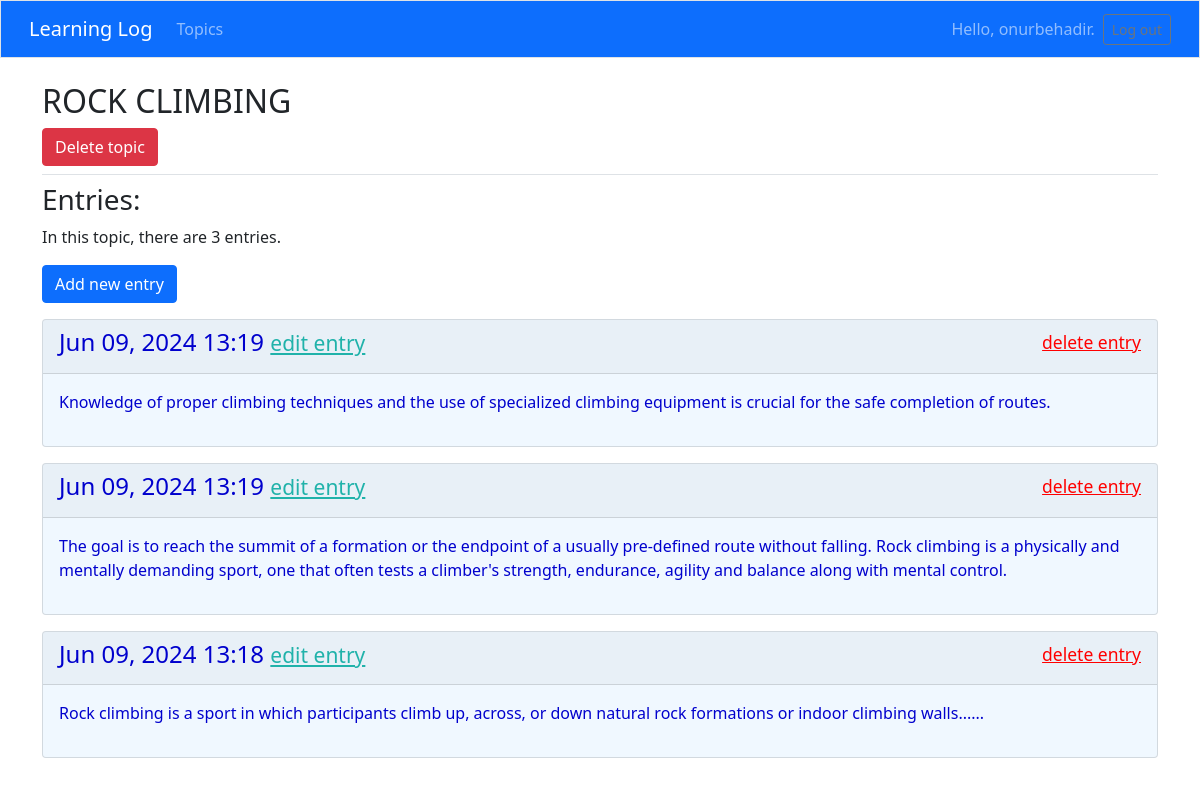
Page /topics/4/ (signed in) on the committed database.
### learning_logs/models.py (models this page shows, shortened)
class Topic(models.Model):
    text = models.CharField(max_length=200)
    date_added = models.DateTimeField(auto_now_add=True)
    owner = models.ForeignKey(User, on_delete=models.CASCADE)
    def __str__(self):
        return self.text

class Entry(models.Model):
    topic = models.ForeignKey(Topic, on_delete=models.CASCADE)
    text = models.TextField()
    date_added = models.DateTimeField(auto_now_add=True)
    class Meta:
        verbose_name_plural = 'entries'

### learning_logs/views.py (the view)
# urls.py: path('topics/<int:topic_id>/', views.topic, name='topic'),    # Konuların ayrı sayfaları (entrys)
@login_required
def topic(request, topic_id):
    topic = Topic.objects.get(id=topic_id)
    if topic.owner != request.user:
        raise Http404
    entries = topic.entry_set.order_by('-date_added')
    context = {'topic': topic, 'entries': entries}
    return render(request, 'learning_logs/topic.html', context)

### templates/learning_logs/topic.html
{% extends 'learning_logs/base.html' %}
{% block page_header %}
    <div>
    <h2>{{ topic | upper }}</h2>
   <a href="{% url 'learning_logs:delete_topic' topic.id %}"
      class="btn btn-danger">
       Delete topic
   </a>
    </div>
{% endblock page_header %}
{% block content %}
    <h3>Entries:</h3>
    {% if entries|length > 1 %}
        <p>In this topic, there are {{ entries|length }} entries.</p>
    {% endif %}
    <p>
        <a href="{% url 'learning_logs:new_entry' topic.id %}" class="btn btn-primary">
            Add new entry</a>
    </p>
    <div>
        {% for entry in entries %}
            <div class="card mb-3" style="color: mediumblue; background-color: aliceblue">
                <div class="card-header d-flex justify-content-between align-items-center">
                    <h4>{{ entry.date_added | date:'M d, Y H:i' }}
                        <small><a href="{% url 'learning_logs:edit_entry' entry.id %}" style="color: lightseagreen">edit entry</a></small>
                    </h4>
                    <h5><small><a href="{% url 'learning_logs:delete_entry' entry.id %}" style="color: red">delete entry</a></small></h5>
                </div>
                <div class="card-body">
                    {{ entry.text | linebreaks }}
                </div>
            </div>
        {% empty %}
            <li>There are no entries for this topic yet.</li>
        {% endfor %}
    </div>
{% endblock content %}

### templates/learning_logs/base.html (shortened to what this page needs)
<!doctype html>
<html lang="en">
<head>
  {% load static %}
  {% load bootstrap4 %}
  {% bootstrap_css %}
  <link href="https://cdn.jsdelivr.net/npm/bootstrap@5.1.3/dist/css/bootstrap.min.css" rel="stylesheet">
  <link href="https://cdnjs.cloudflare.com/ajax/libs/font-awesome/6.0.0-beta3/css/all.min.css" rel="stylesheet">
</head>
<body>
  <nav class="navbar navbar-expand-md navbar-dark bg-primary mb-4 border">
    <div class="container-fluid">
      <a class="navbar-brand" href="{% url 'learning_logs:index' %}">
          Learning Log</a>
      <div class="collapse navbar-collapse" id="navbarCollapse">
        <ul class="navbar-nav me-auto mb-2 mb-md-0">
          <li class="nav-item">
            <a class="nav-link" href="{% url 'learning_logs:topics' %}">
              Topics</a></li>
        </ul>
        <ul class="navbar-nav ms-auto mb-2 mb-md-0">
          {% if user.is_authenticated %}
            <li class="nav-item">
              <span class="navbar-text me-2">Hello, {{ user.username }}.
                </span></li>
          {% endif %}
        </ul>
        {% if user.is_authenticated %}
          <form action="{% url 'users:logout' %}" method='post'>
            <button name='submit' class='btn btn-outline-secondary btn-sm'>
              Log out</button>
          </form>
        {% endif %}
      </div>
    </div>
  </nav>
  <main class="container">
    <div class="pb-2 mb-2 border-bottom">
      {% block page_header %}{% endblock page_header %}
    </div>
    <div>
      {% block content %}{% endblock content %}
    </div>
  </main>
</body>
</html>

### rows in the picture
Topic: text "ROCK CLIMBING"
Entry: date_added "Jun 09, 2024 13:19", text "Knowledge of proper climbing techniques and the use of specialized climbing equipment is crucial for the safe completion of routes."
Entry: date_added "Jun 09, 2024 13:19", text "The goal is to reach the summit of a formation or the endpoint of a usually pre-defined route without falling. Rock climbing is a physically and mentally demanding sport, one that often tests a climber's strength, endurance, agility and balance along with mental control."
Entry: date_added "Jun 09, 2024 13:18", text "Rock climbing is a sport in which participants climb up, across, or down natural rock formations or indoor climbing walls......"

### other values in the picture
{{ user.username }} "onurbehadir"
{{ entries|length }} "3"
